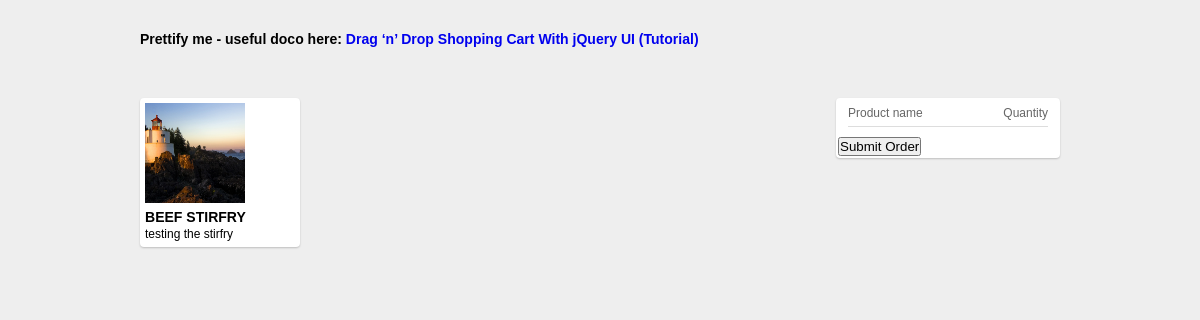
The page /menu/view/ on the database as committed earlier.
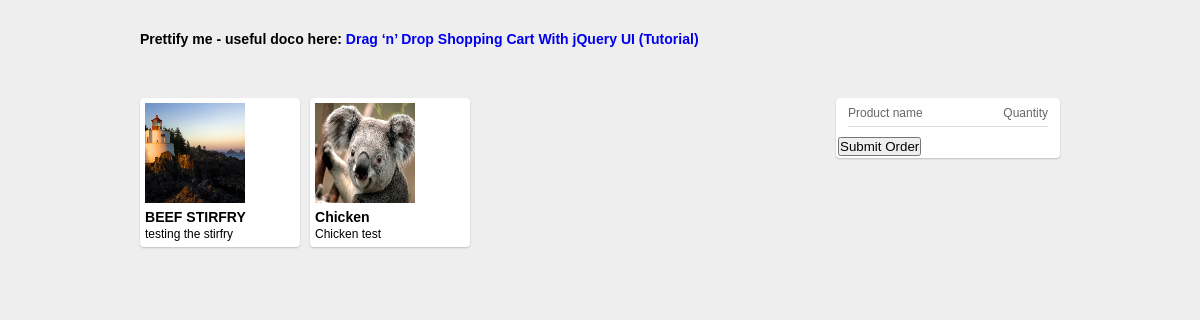
The same page on the database as committed later.
### menuApp/models.py (models this page shows)
class menuItem(models.Model):
    name        = models.CharField(max_length=60, unique=True)
    description = models.CharField(max_length=200)
    price       = models.DecimalField(max_digits=8, decimal_places=2)
    image       = models.ImageField(upload_to='foodPhotos')
    category    = models.ForeignKey(menuCategory)

### menuApp/views.py (the view)
def customerMenuView(request):
    template     = loader.get_template('menuApp/menuOrder.html')
    menuItems    = menuItem.objects.all()
    context      = RequestContext(request, {
            'menuItems':menuItems
    })
    return HttpResponse(template.render(context))

### menuApp/templates/menuApp/menuOrder.html (shortened to what this page needs)
<!doctype html>
<html lang="en">
	<head>
		{% load staticfiles %}
		<link rel="stylesheet" href="{% static 'menuApp/main.css' %}">
	</head>
	<body>
		<div class="container">
			<section id="header" style="margin-bottom: 50px;">
				<h3>Prettify me -  useful doco here: <a href="http://www.webresourcesdepot.com/drag-n-drop-shopping-cart-with-jquery-ui-tutorial/">Drag ‘n’ Drop Shopping Cart With jQuery UI (Tutorial)</a><h3>
			</section>
			<section id="product">
				<ul class="clear">
					{% for menuItem in menuItems %}
					<li  data-id={{menuItem.name}}>
						<a href="#">
							<img src="{{menuItem.image.url}}" width="100" height="100"> <h3> {{menuItem.name}}</h3>
							<p>{{menuItem.description}}	</p>
						 </a>
					</li>
					{% endfor %}
				</ul>
			</section>
			<aside id="sidebar">
				<div class="basket">
					<div class="basket_list">
						<div class="head">
							<span class="name">Product name</span>
							<span class="count">Quantity</span>
						</div>
						<ul>
						</ul>
						<button id="submitButton"> Submit Order</button>
					</div>
				</div>
			</aside>
		</div>
	</body>
</html>

### menuApp/static/menuApp/main.css (style rules this page uses)
* { margin: 0; padding: 0; }
.clear:before, .clear:after { content: " "; display: table; }
.clear:after { clear: both }
.clear { *zoom: 1 }
body { font: normal 12px/1.3 arial, sans-serif; background-color: #eee; }
li { list-style: none }
a { text-decoration: none }
.container { position: relative; width: 920px; margin: 30px auto; }
.container #product { position: relative; z-index: 2; float: left; width: 670px; }
.container #sidebar { position: relative; z-index: 1; float: right; width: 224px; }
#product ul { width: 680px; margin-left: -10px; }
#product ul li { position: relative; float: left; width: 150px; margin: 0 0 10px 10px; padding: 5px; background-color: #fff; border-radius: 4px; -webkit-box-shadow: 0 1px 2px rgba(0, 0, 0, .2); box-shadow: 0 1px 2px rgba(0, 0, 0, .2); -webkit-transition: -webkit-transform .1s ease; -moz-transition: -webkit-transform .1s ease; -o-transition: -webkit-transform .1s ease; -ms-transition: -webkit-transform .1s ease; transition: transform .1s ease; }
#product ul li a { display: block; color: #000 }
#product ul li a h3 { margin-top: 5px; }
#product ul li a h3, #product ul li a p { white-space: nowrap; overflow: hidden; -o-text-overflow: ellipsis; -ms-text-overflow: ellipsis; text-overflow: ellipsis; }
#product ul li a img { display: block }
.basket { position: relative; }
.basket .basket_list { width: 220px; background-color: #fff; border: 2px dashed transparent; border-radius: 4px; -webkit-box-shadow: 0 1px 2px rgba(0, 0, 0, .2); box-shadow: 0 1px 2px rgba(0, 0, 0, .2); }
.basket .head { overflow: hidden; margin: 0 10px; height: 26px; line-height: 26px; color: #666; border-bottom: 1px solid #ddd; }
.basket .head .name { float: left }
.basket .head .count { float: right }
.basket ul { padding-bottom: 10px }

Rows that differ between the two databases and show on the page:
added menuItem: image (picture), name "Chicken", description "Chicken test"
